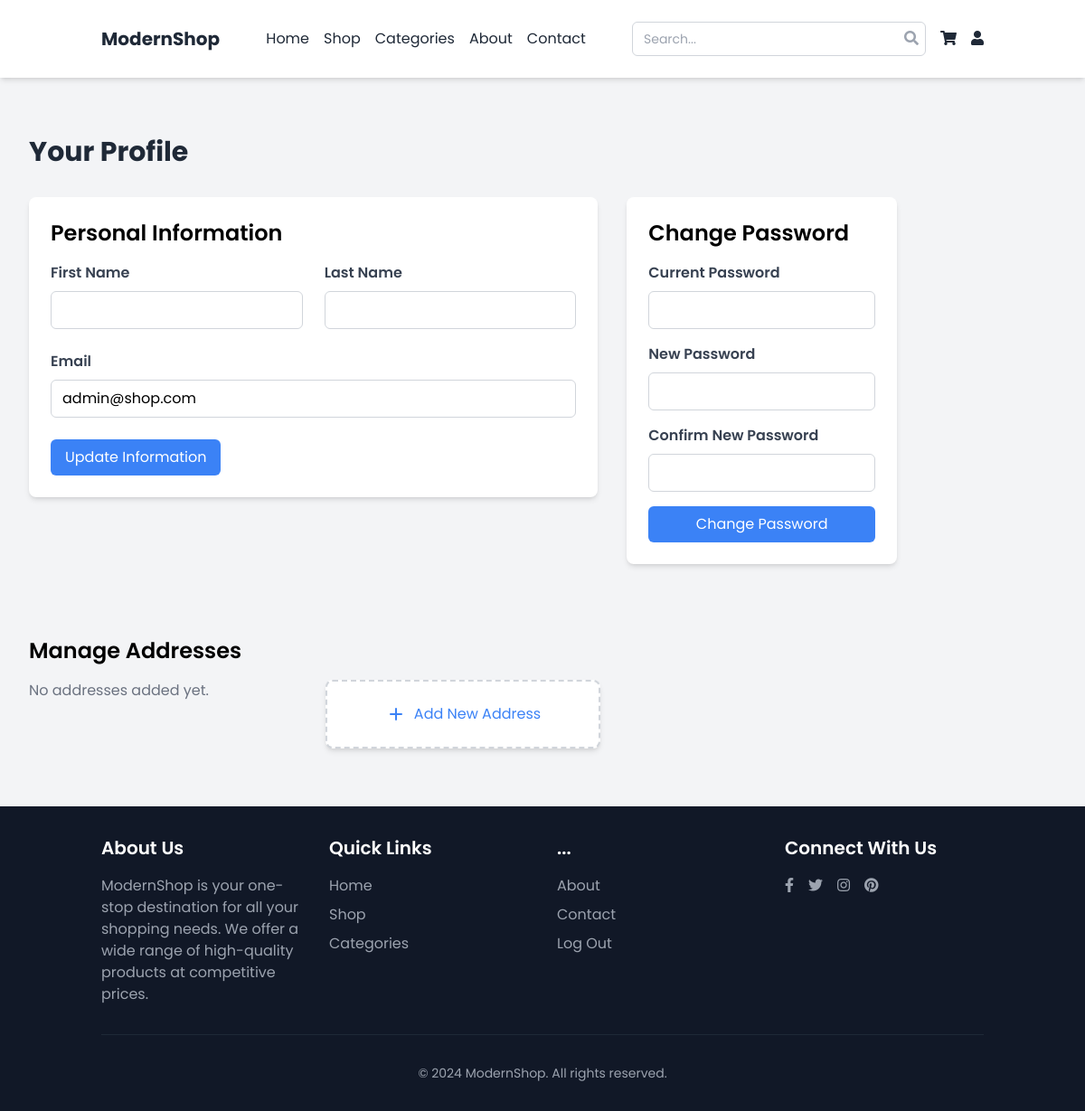
The app's page /checkout/ (signed in), older data.
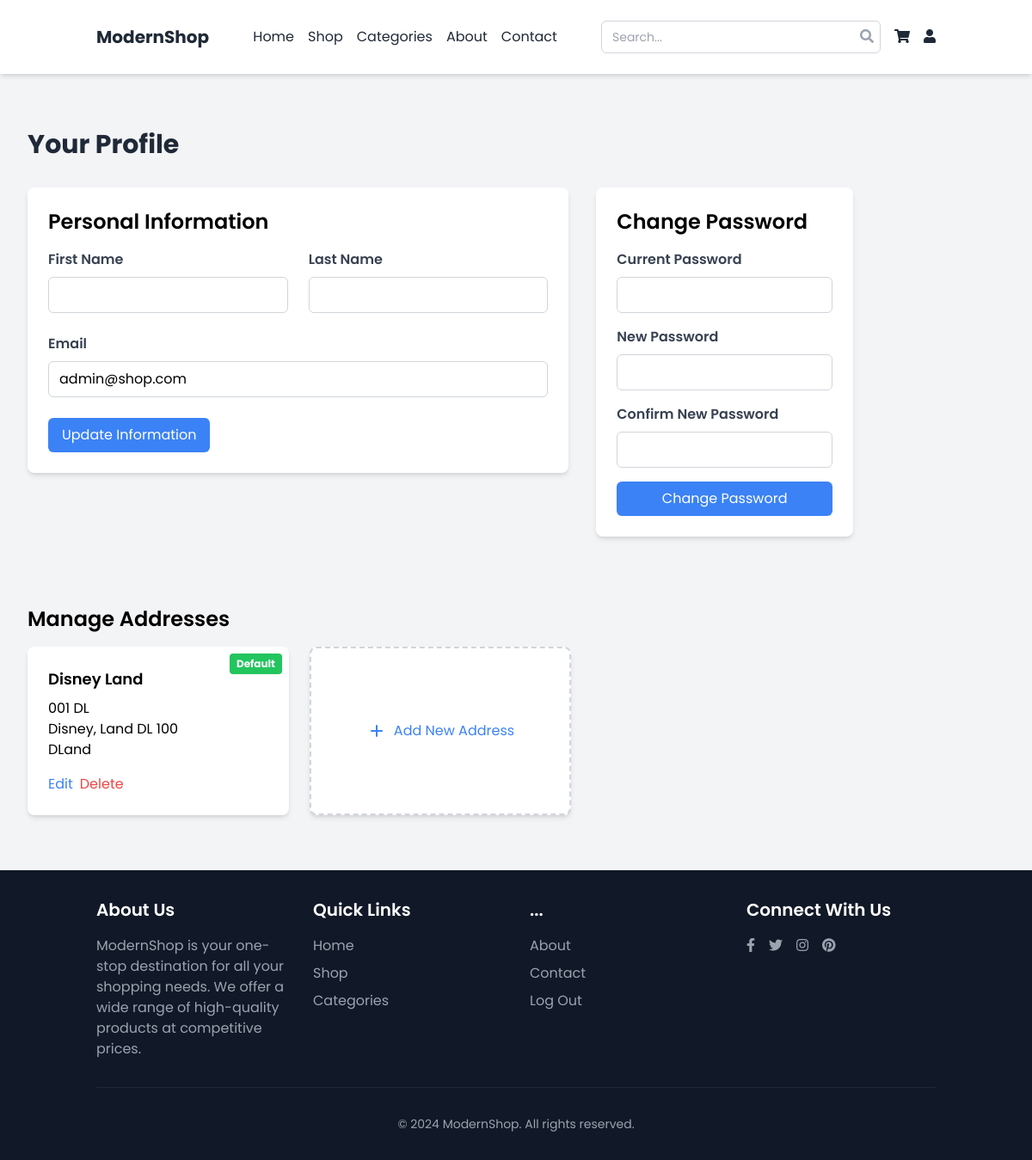
The same page, newer data.
### apps/users/models.py (models this page shows, shortened)
class Address(models.Model):
    user = models.ForeignKey('users.Account', on_delete=models.CASCADE, related_name='addresses')
    name = models.CharField(max_length=100)
    street_address = models.CharField(max_length=255)
    city = models.CharField(max_length=100)
    state = models.CharField(max_length=100)
    zip_code = models.CharField(max_length=20)
    country = models.CharField(max_length=100)
    is_default = models.BooleanField(default=False)

### apps/shop/views.py (the view)
# urls.py: path('checkout/', views.checkout, name='checkout'),
def checkout(request):
    order_items = [
        {'name': 'Smartphone X', 'price': 699.99, 'quantity': 1},
        {'name': 'Wireless Earbuds', 'price': 129.99, 'quantity': 2},
    ]
    subtotal = sum(item['price'] * item['quantity'] for item in order_items)
    tax = subtotal * 0.1  # Assuming 10% tax
    shipping = 10.00
    total = subtotal + tax + shipping
    context = {
        'page': 'Checkout',
        'order_items': order_items,
        'subtotal': subtotal,
        'tax': tax,
        'shipping': shipping,
        'total': total,
    }
    return render(request, 'shop/checkout.html', context)

### templates/shop/checkout.html (shortened to what the changed rows need)
{% extends 'base.html' %}
{% load static %}
{% block content %}
<section class="py-16">
    <div class="container mx-auto px-4 sm:px-6 lg:px-8">
        <h1 class="text-3xl font-bold text-gray-800 mb-8">Your Profile</h1>
        <div class="grid grid-cols-1 md:grid-cols-3 gap-8">
            <div class="md:col-span-2">
                <div class="bg-white rounded-lg shadow-md p-6 mb-8">
                    <h2 class="text-2xl font-semibold mb-4">Personal Information</h2>
                </div>
            </div>
            <div>
                <div class="bg-white rounded-lg shadow-md p-6 mb-8">
                    <h2 class="text-2xl font-semibold mb-4">Change Password</h2>
                </div>
            </div>
        </div>
        <div class="mt-12">
            <h2 class="text-2xl font-semibold mb-4">Manage Addresses</h2>
            <div class="grid grid-cols-1 md:grid-cols-2 lg:grid-cols-3 gap-6">
                {% for address in user.addresses.all %}
                <div class="bg-white rounded-lg shadow-md p-6 relative">
                    <h3 class="text-lg font-semibold mb-2">{{ address.name }}</h3>
                    <p>{{ address.street_address }}</p>
                    <p>{{ address.city }}, {{ address.state }} {{ address.zip_code }}</p>
                    <p>{{ address.country }}</p>
                    <div class="mt-4 flex space-x-2">
                        <a href="{% url 'users:edit_address' address.id %}" class="text-blue-500 hover:text-blue-600">Edit</a>
                        <form method="POST" action="{% url 'users:delete_address' address.id %}">
                            <button type="submit" class="text-red-500 hover:text-red-600">Delete</button>
                        </form>
                    </div>
                    {% if address.is_default %}
                    <span class="absolute top-2 right-2 bg-green-500 text-white text-xs font-bold px-2 py-1 rounded">Default</span>
                    {% endif %}
                </div>
                {% empty %}
                <p class="text-gray-500">No addresses added yet.</p>
                {% endfor %}
                <div class="bg-white rounded-lg shadow-md p-6 border-2 border-dashed border-gray-300 flex items-center justify-center">
                    <a href="{% url 'users:add_address' %}" class="text-blue-500 hover:text-blue-600 flex items-center">
                    </a>
                </div>
            </div>
        </div>
    </div>
</section>
{% endblock %}

Row changes from the older to the newer data that the page shows:
added Address: name "Disney Land", street_address "001 DL", city "Disney", state "Land", zip_code "DL 100", country "DLand", is_default "Default"
Text that changed along with them:
text no longer shown: "No addresses added yet."
